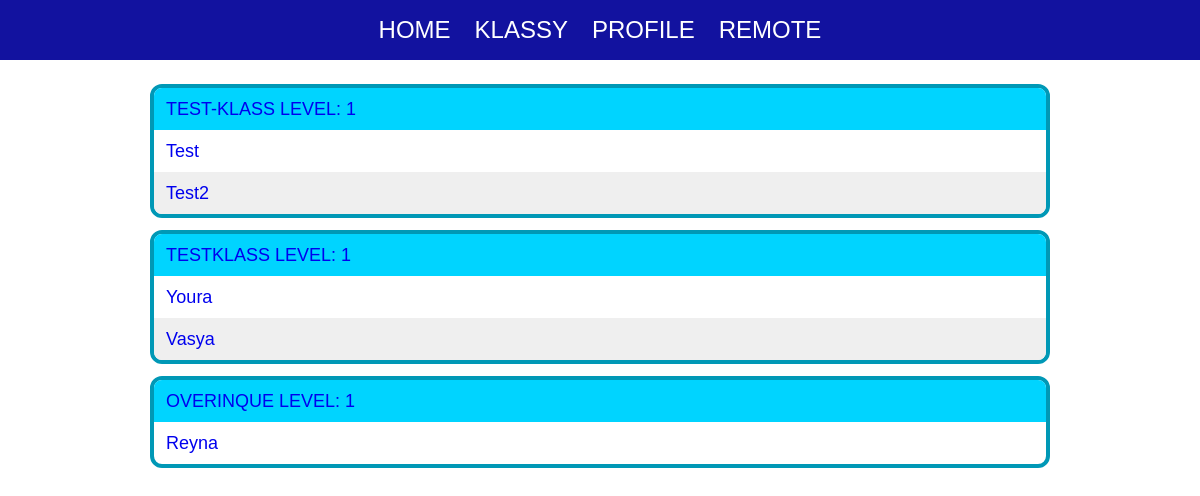
Page /klassy (signed in) on the committed database.
### m/models.py (models this page shows)
class Klass(models.Model):
    name = models.CharField(max_length = 255)
    slug = models.SlugField(db_index = True)
    level = models.IntegerField(default = 1)
    def __str__(self):
        return self.name
    def get_absolute_url(self):
        return reverse('exact_klass', kwargs = {'klass_slug': self.slug})

class User(AbstractUser):
    phonenumber = models.CharField(max_length = 255, default = '+996-999-999-999')
    balance = models.IntegerField(null = True)
    bio = models.TextField(blank = True)
    klass = models.ForeignKey('Klass', on_delete = models.CASCADE, related_name = 'users', null = True)
    def get_absolute_url(self):
        return reverse('proflie', kwargs = {'username': self.username})

### m/views.py (the view)
# urls.py: path('klassy', Klassy.as_view(), name = 'klassy'),
class Klassy(DataMixin, ListView):
    model = Klass
    template_name = 'm/klassy.html'
    context_object_name = 'klassy'
    def get_context_data(self, **kwargs):
        context = super().get_context_data(**kwargs)
        c_cont = self.get_user_context(
            title = 'klassy'
        )
        context.update(c_cont)
        return context

### m/utils.py (called while the page is built)
    def get_user_context(self, **kwargs):
        context = kwargs
        context.update({
            'is_auth': self.request.user.is_authenticated,
            'is_super': self.request.user.is_superuser,
            'menu': menu
        })
        return context

### m/templates/m/klassy.html
{% extends 'm/base.html' %}
{% load static %}
{% block style_link %}<link rel="stylesheet" href="{% static 'm/css/klassy.css' %}">{% endblock %}
{% block content %}
<div class="container">
    <section class="klassy">
        {% for k in klassy %}
        <div class="klassy__item item">
            <a href="{{ k.get_absolute_url }}" class="item__klass">{{ k }} Level: {{ k.level }}</a>
            {% for user in k.users.all %}
            <a href="{{ user.get_absolute_url }}" class="item__line">{{ user.username }}</a>
            {% endfor %}
        </div>
        {% endfor %}
    </section>
</div>
{% endblock %}

### m/static/m/css/a_null.css (style rules this page uses)
:root { --main-site-color: #12129f; }
* { padding: 0; margin: 0; border: 0; }
*, *:before, *:after { -webkit-box-sizing: border-box; box-sizing: border-box; }
html, body { height: 100%; width: 100%; font-size: 100%; line-height: 1; font-size: 12px; background-color: #fff; color: #000; font-family: "Arial"; -ms-text-size-adjust: 100%; -moz-text-size-adjust: 100%; -webkit-text-size-adjust: 100%; }
a, a:visited { text-decoration: none; }
section { margin: 2rem 0 0 0; }

### m/static/m/css/base.css (style rules this page uses)
.container { max-width: 940px; padding: 0 20px; margin: 0 auto; }

### m/static/m/css/klassy.css (style rules this page uses)
.item { margin: 1rem 0 0 0; border: 4px #0098b6 solid; border-radius: 1rem; overflow: hidden; }
.item__klass { padding: 1rem; font-size: 1.5rem; font-weight: 500; text-transform: uppercase; background-color: #00d4ff; display: block; }
.item__line { padding: 1rem; display: block; text-transform: capitalize; font-size: 1.5rem; }
.item__line:nth-child(odd) { background-color: #efefef; }

### rows in the picture
Klass: name "TEST-KLASS", level "1"
User: username "Test"
User: username "Test2"
Klass: name "TESTKLASS", level "1"
User: username "Youra"
User: username "Vasya"
Klass: name "OVERINQUE", level "1"
User: username "Reyna"

### other values in the picture
{{ m.name }} "HOME" "KLASSY"
